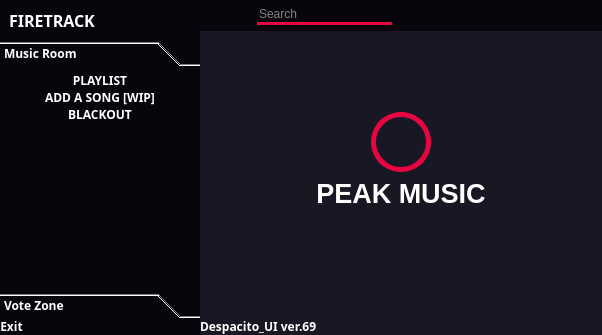
<?xml version="1.0" encoding="UTF-8"?>
<ui version="4.0">
 <class>MainWindow</class>
 <widget class="QMainWindow" name="MainWindow">
  <property name="geometry">
   <rect>
    <x>0</x>
    <y>0</y>
    <width>602</width>
    <height>335</height>
   </rect>
  </property>
  <property name="windowTitle">
   <string>MainWindow</string>
  </property>
  <property name="styleSheet">
   <string notr="true">*{
	border: none;
}</string>
  </property>
  <widget class="QWidget" name="centralwidget">
   <property name="styleSheet">
    <string notr="true">background-color: rgb(24, 24, 36);</string>
   </property>
   <layout class="QHBoxLayout" name="horizontalLayout">
    <property name="spacing">
     <number>0</number>
    </property>
    <property name="leftMargin">
     <number>0</number>
    </property>
    <property name="topMargin">
     <number>0</number>
    </property>
    <property name="rightMargin">
     <number>0</number>
    </property>
    <property name="bottomMargin">
     <number>0</number>
    </property>
    <item>
     <widget class="QFrame" name="slide_menu_container">
      <property name="minimumSize">
       <size>
        <width>200</width>
        <height>0</height>
       </size>
      </property>
      <property name="maximumSize">
       <size>
        <width>0</width>
        <height>16777215</height>
       </size>
      </property>
      <property name="styleSheet">
       <string notr="true">background-color: rgb(9, 5, 13);</string>
      </property>
      <property name="frameShape">
       <enum>QFrame::StyledPanel</enum>
      </property>
      <property name="frameShadow">
       <enum>QFrame::Raised</enum>
      </property>
      <layout class="QVBoxLayout" name="verticalLayout_2">
       <property name="spacing">
        <number>0</number>
       </property>
       <property name="leftMargin">
        <number>0</number>
       </property>
       <property name="topMargin">
        <number>0</number>
       </property>
       <property name="rightMargin">
        <number>0</number>
       </property>
       <property name="bottomMargin">
        <number>0</number>
       </property>
       <item>
        <widget class="QFrame" name="slide_menu">
         <property name="minimumSize">
          <size>
           <width>196</width>
           <height>0</height>
          </size>
         </property>
         <property name="frameShape">
          <enum>QFrame::StyledPanel</enum>
         </property>
         <property name="frameShadow">
          <enum>QFrame::Raised</enum>
         </property>
         <layout class="QVBoxLayout" name="verticalLayout_5">
          <property name="spacing">
           <number>0</number>
          </property>
          <property name="leftMargin">
           <number>0</number>
          </property>
          <property name="topMargin">
           <number>0</number>
          </property>
          <property name="rightMargin">
           <number>0</number>
          </property>
          <property name="bottomMargin">
           <number>0</number>
          </property>
          <item alignment="Qt::AlignTop">
           <widget class="QFrame" name="frame_7">
            <property name="frameShape">
             <enum>QFrame::StyledPanel</enum>
            </property>
            <property name="frameShadow">
             <enum>QFrame::Raised</enum>
            </property>
            <layout class="QHBoxLayout" name="horizontalLayout_8">
             <item alignment="Qt::AlignLeft|Qt::AlignTop">
              <widget class="QLabel" name="label_2">
               <property name="font">
                <font>
                 <family>Noto Sans Black</family>
                 <pointsize>12</pointsize>
                 <weight>75</weight>
                 <bold>true</bold>
                </font>
               </property>
               <property name="styleSheet">
                <string notr="true">color: rgb(255, 255, 255);</string>
               </property>
               <property name="text">
                <string>FIRETRACK</string>
               </property>
              </widget>
             </item>
             <item alignment="Qt::AlignLeft|Qt::AlignTop">
              <widget class="QLabel" name="label_3">
               <property name="text">
                <string/>
               </property>
               <property name="pixmap">
                <pixmap resource="icons.qrc">:/icons/icons/activity.svg</pixmap>
               </property>
              </widget>
             </item>
            </layout>
           </widget>
          </item>
          <item>
           <widget class="QFrame" name="frame_8">
            <property name="sizePolicy">
             <sizepolicy hsizetype="Preferred" vsizetype="Expanding">
              <horstretch>0</horstretch>
              <verstretch>0</verstretch>
             </sizepolicy>
            </property>
            <property name="styleSheet">
             <string notr="true">color: rgb(255, 255, 255);</string>
            </property>
            <property name="frameShape">
             <enum>QFrame::StyledPanel</enum>
            </property>
            <property name="frameShadow">
             <enum>QFrame::Raised</enum>
            </property>
            <layout class="QVBoxLayout" name="verticalLayout_6">
             <property name="spacing">
              <number>0</number>
             </property>
             <property name="leftMargin">
              <number>0</number>
             </property>
             <property name="topMargin">
              <number>0</number>
             </property>
             <property name="rightMargin">
              <number>0</number>
             </property>
             <property name="bottomMargin">
              <number>0</number>
             </property>
             <item>
              <widget class="QToolBox" name="toolBox">
               <property name="font">
                <font>
                 <family>Noto Sans Black</family>
                 <weight>75</weight>
                 <bold>true</bold>
                </font>
               </property>
               <property name="styleSheet">
                <string notr="true">QToolBox{
	background-color: rgb(24, 24, 36);
	text-align: left;
}
QToolBox::tab {
    border-radius: 5px;	
	background-color: rgb(17, 16, 26);
	text-align: left;
}
color: rgb(255, 255, 255);</string>
               </property>
               <property name="currentIndex">
                <number>0</number>
               </property>
               <widget class="QWidget" name="page">
                <property name="geometry">
                 <rect>
                  <x>0</x>
                  <y>0</y>
                  <width>200</width>
                  <height>200</height>
                 </rect>
                </property>
                <attribute name="icon">
                 <iconset resource="icons.qrc">
                  <normaloff>:/icons/icons/chevron-down.svg</normaloff>:/icons/icons/chevron-down.svg</iconset>
                </attribute>
                <attribute name="label">
                 <string>Music Room</string>
                </attribute>
                <layout class="QVBoxLayout" name="verticalLayout_7">
                 <property name="spacing">
                  <number>0</number>
                 </property>
                 <property name="leftMargin">
                  <number>0</number>
                 </property>
                 <property name="topMargin">
                  <number>0</number>
                 </property>
                 <property name="rightMargin">
                  <number>0</number>
                 </property>
                 <property name="bottomMargin">
                  <number>0</number>
                 </property>
                 <item alignment="Qt::AlignTop">
                  <widget class="QFrame" name="frame_10">
                   <property name="frameShape">
                    <enum>QFrame::StyledPanel</enum>
                   </property>
                   <property name="frameShadow">
                    <enum>QFrame::Raised</enum>
                   </property>
                   <layout class="QVBoxLayout" name="verticalLayout_8">
                    <property name="spacing">
                     <number>0</number>
                    </property>
                    <property name="leftMargin">
                     <number>0</number>
                    </property>
                    <property name="topMargin">
                     <number>0</number>
                    </property>
                    <property name="rightMargin">
                     <number>0</number>
                    </property>
                    <property name="bottomMargin">
                     <number>0</number>
                    </property>
                    <item>
                     <widget class="QPushButton" name="pushButton_10">
                      <property name="font">
                       <font>
                        <family>Noto Sans SemiBold</family>
                        <weight>75</weight>
                        <bold>true</bold>
                       </font>
                      </property>
                      <property name="text">
                       <string>PLAYLIST</string>
                      </property>
                      <property name="icon">
                       <iconset resource="icons.qrc">
                        <normaloff>:/icons/icons/volume-2.svg</normaloff>:/icons/icons/volume-2.svg</iconset>
                      </property>
                      <property name="iconSize">
                       <size>
                        <width>16</width>
                        <height>16</height>
                       </size>
                      </property>
                     </widget>
                    </item>
                    <item>
                     <widget class="QPushButton" name="pushButton_11">
                      <property name="font">
                       <font>
                        <family>Noto Sans SemiBold</family>
                        <weight>75</weight>
                        <bold>true</bold>
                       </font>
                      </property>
                      <property name="text">
                       <string>ADD A SONG [WIP]</string>
                      </property>
                      <property name="icon">
                       <iconset resource="icons.qrc">
                        <normaloff>:/icons/icons/inbox.svg</normaloff>:/icons/icons/inbox.svg</iconset>
                      </property>
                     </widget>
                    </item>
                    <item>
                     <widget class="QPushButton" name="pushButton_12">
                      <property name="font">
                       <font>
                        <family>Noto Sans SemiBold</family>
                        <weight>75</weight>
                        <bold>true</bold>
                       </font>
                      </property>
                      <property name="text">
                       <string>BLACKOUT</string>
                      </property>
                      <property name="icon">
                       <iconset resource="icons.qrc">
                        <normaloff>:/icons/icons/key.svg</normaloff>:/icons/icons/key.svg</iconset>
                      </property>
                     </widget>
                    </item>
                   </layout>
                  </widget>
                 </item>
                </layout>
               </widget>
               <widget class="QWidget" name="page_2">
                <property name="geometry">
                 <rect>
                  <x>0</x>
                  <y>0</y>
                  <width>200</width>
                  <height>200</height>
                 </rect>
                </property>
                <attribute name="icon">
                 <iconset resource="icons.qrc">
                  <normaloff>:/icons/icons/chevron-down.svg</normaloff>:/icons/icons/chevron-down.svg</iconset>
                </attribute>
                <attribute name="label">
                 <string>Vote Zone</string>
                </attribute>
                <layout class="QVBoxLayout" name="verticalLayout_9">
                 <property name="spacing">
                  <number>0</number>
                 </property>
                 <property name="leftMargin">
                  <number>0</number>
                 </property>
                 <property name="topMargin">
                  <number>0</number>
                 </property>
                 <property name="rightMargin">
                  <number>0</number>
                 </property>
                 <property name="bottomMargin">
                  <number>0</number>
                 </property>
                 <item alignment="Qt::AlignTop">
                  <widget class="QFrame" name="frame_11">
                   <property name="frameShape">
                    <enum>QFrame::StyledPanel</enum>
                   </property>
                   <property name="frameShadow">
                    <enum>QFrame::Raised</enum>
                   </property>
                   <layout class="QVBoxLayout" name="verticalLayout_10">
                    <property name="spacing">
                     <number>0</number>
                    </property>
                    <property name="leftMargin">
                     <number>0</number>
                    </property>
                    <property name="topMargin">
                     <number>0</number>
                    </property>
                    <property name="rightMargin">
                     <number>0</number>
                    </property>
                    <property name="bottomMargin">
                     <number>0</number>
                    </property>
                    <item>
                     <widget class="QPushButton" name="pushButton_13">
                      <property name="font">
                       <font>
                        <family>Noto Sans SemiBold</family>
                        <weight>75</weight>
                        <bold>true</bold>
                       </font>
                      </property>
                      <property name="text">
                       <string>VOTE VIEWER</string>
                      </property>
                      <property name="icon">
                       <iconset resource="icons.qrc">
                        <normaloff>:/icons/icons/printer.svg</normaloff>:/icons/icons/printer.svg</iconset>
                      </property>
                     </widget>
                    </item>
                    <item>
                     <widget class="QPushButton" name="pushButton_14">
                      <property name="font">
                       <font>
                        <family>Noto Sans SemiBold</family>
                        <weight>75</weight>
                        <bold>true</bold>
                       </font>
                      </property>
                      <property name="text">
                       <string>VOTE LAUNCHER</string>
                      </property>
                      <property name="icon">
                       <iconset resource="icons.qrc">
                        <normaloff>:/icons/icons/phone-incoming.svg</normaloff>:/icons/icons/phone-incoming.svg</iconset>
                      </property>
                     </widget>
                    </item>
                   </layout>
                  </widget>
                 </item>
                 <item alignment="Qt::AlignTop">
                  <widget class="QLabel" name="label_4">
                   <property name="font">
                    <font>
                     <family>Noto Sans ExtraBold</family>
                     <weight>75</weight>
                     <bold>true</bold>
                    </font>
                   </property>
                   <property name="text">
                    <string>More features later                                -M-L</string>
                   </property>
                   <property name="wordWrap">
                    <bool>true</bool>
                   </property>
                  </widget>
                 </item>
                </layout>
               </widget>
              </widget>
             </item>
            </layout>
           </widget>
          </item>
          <item alignment="Qt::AlignBottom">
           <widget class="QFrame" name="frame_9">
            <property name="font">
             <font>
              <family>Noto Sans Black</family>
              <weight>75</weight>
              <bold>true</bold>
             </font>
            </property>
            <property name="styleSheet">
             <string notr="true">color: rgb(255, 255, 255);</string>
            </property>
            <property name="frameShape">
             <enum>QFrame::StyledPanel</enum>
            </property>
            <property name="frameShadow">
             <enum>QFrame::Raised</enum>
            </property>
            <layout class="QHBoxLayout" name="horizontalLayout_9">
             <property name="spacing">
              <number>0</number>
             </property>
             <property name="leftMargin">
              <number>0</number>
             </property>
             <property name="topMargin">
              <number>0</number>
             </property>
             <property name="rightMargin">
              <number>0</number>
             </property>
             <property name="bottomMargin">
              <number>0</number>
             </property>
             <item alignment="Qt::AlignLeft|Qt::AlignBottom">
              <widget class="QPushButton" name="exit_button">
               <property name="font">
                <font>
                 <family>Noto Sans Black</family>
                 <weight>75</weight>
                 <bold>true</bold>
                </font>
               </property>
               <property name="text">
                <string>Exit</string>
               </property>
               <property name="icon">
                <iconset resource="icons.qrc">
                 <normaloff>:/icons/icons/log-out.svg</normaloff>:/icons/icons/log-out.svg</iconset>
               </property>
               <property name="iconSize">
                <size>
                 <width>16</width>
                 <height>16</height>
                </size>
               </property>
              </widget>
             </item>
            </layout>
           </widget>
          </item>
         </layout>
        </widget>
       </item>
      </layout>
     </widget>
    </item>
    <item>
     <widget class="QFrame" name="main_body">
      <property name="frameShape">
       <enum>QFrame::StyledPanel</enum>
      </property>
      <property name="frameShadow">
       <enum>QFrame::Raised</enum>
      </property>
      <layout class="QVBoxLayout" name="verticalLayout">
       <property name="spacing">
        <number>0</number>
       </property>
       <property name="leftMargin">
        <number>0</number>
       </property>
       <property name="topMargin">
        <number>0</number>
       </property>
       <property name="rightMargin">
        <number>0</number>
       </property>
       <property name="bottomMargin">
        <number>0</number>
       </property>
       <item alignment="Qt::AlignTop">
        <widget class="QFrame" name="header_frame">
         <property name="styleSheet">
          <string notr="true">background-color: rgb(9, 5, 13);</string>
         </property>
         <property name="frameShape">
          <enum>QFrame::StyledPanel</enum>
         </property>
         <property name="frameShadow">
          <enum>QFrame::Raised</enum>
         </property>
         <layout class="QHBoxLayout" name="horizontalLayout_2">
          <property name="spacing">
           <number>6</number>
          </property>
          <property name="leftMargin">
           <number>6</number>
          </property>
          <property name="topMargin">
           <number>6</number>
          </property>
          <property name="rightMargin">
           <number>6</number>
          </property>
          <property name="bottomMargin">
           <number>6</number>
          </property>
          <item alignment="Qt::AlignLeft|Qt::AlignTop">
           <widget class="QFrame" name="frame_6">
            <property name="frameShape">
             <enum>QFrame::StyledPanel</enum>
            </property>
            <property name="frameShadow">
             <enum>QFrame::Raised</enum>
            </property>
            <layout class="QHBoxLayout" name="horizontalLayout_7">
             <property name="spacing">
              <number>0</number>
             </property>
             <property name="leftMargin">
              <number>0</number>
             </property>
             <property name="topMargin">
              <number>0</number>
             </property>
             <property name="rightMargin">
              <number>0</number>
             </property>
             <property name="bottomMargin">
              <number>0</number>
             </property>
             <item alignment="Qt::AlignLeft|Qt::AlignTop">
              <widget class="QPushButton" name="open_close_side_bar_btn">
               <property name="text">
                <string/>
               </property>
               <property name="icon">
                <iconset resource="icons.qrc">
                 <normaloff>:/icons/icons/align-left.svg</normaloff>:/icons/icons/align-left.svg</iconset>
               </property>
               <property name="iconSize">
                <size>
                 <width>32</width>
                 <height>32</height>
                </size>
               </property>
              </widget>
             </item>
            </layout>
           </widget>
          </item>
          <item alignment="Qt::AlignLeft|Qt::AlignTop">
           <widget class="QFrame" name="frame_3">
            <property name="frameShape">
             <enum>QFrame::StyledPanel</enum>
            </property>
            <property name="frameShadow">
             <enum>QFrame::Raised</enum>
            </property>
            <layout class="QHBoxLayout" name="horizontalLayout_6">
             <property name="spacing">
              <number>0</number>
             </property>
             <property name="leftMargin">
              <number>0</number>
             </property>
             <property name="topMargin">
              <number>0</number>
             </property>
             <property name="rightMargin">
              <number>0</number>
             </property>
             <property name="bottomMargin">
              <number>0</number>
             </property>
             <item alignment="Qt::AlignLeft">
              <widget class="QLineEdit" name="lineEdit">
               <property name="minimumSize">
                <size>
                 <width>135</width>
                 <height>0</height>
                </size>
               </property>
               <property name="styleSheet">
                <string notr="true">border-bottom: 3px solid rgb(230, 5, 64);
color: rgb(255, 255, 255);</string>
               </property>
               <property name="placeholderText">
                <string>Search</string>
               </property>
              </widget>
             </item>
             <item alignment="Qt::AlignLeft">
              <widget class="QPushButton" name="pushButton_6">
               <property name="text">
                <string/>
               </property>
               <property name="icon">
                <iconset resource="icons.qrc">
                 <normaloff>:/icons/icons/search.svg</normaloff>:/icons/icons/search.svg</iconset>
               </property>
              </widget>
             </item>
            </layout>
           </widget>
          </item>
          <item alignment="Qt::AlignHCenter|Qt::AlignTop">
           <widget class="QFrame" name="frame_2">
            <property name="frameShape">
             <enum>QFrame::StyledPanel</enum>
            </property>
            <property name="frameShadow">
             <enum>QFrame::Raised</enum>
            </property>
            <layout class="QHBoxLayout" name="horizontalLayout_5">
             <property name="spacing">
              <number>0</number>
             </property>
             <property name="leftMargin">
              <number>0</number>
             </property>
             <property name="topMargin">
              <number>0</number>
             </property>
             <property name="rightMargin">
              <number>0</number>
             </property>
             <property name="bottomMargin">
              <number>0</number>
             </property>
             <item>
              <widget class="QPushButton" name="pushButton_5">
               <property name="text">
                <string/>
               </property>
               <property name="icon">
                <iconset resource="icons.qrc">
                 <normaloff>:/icons/icons/user.svg</normaloff>:/icons/icons/user.svg</iconset>
               </property>
              </widget>
             </item>
             <item>
              <widget class="QPushButton" name="pushButton_4">
               <property name="text">
                <string/>
               </property>
               <property name="icon">
                <iconset resource="icons.qrc">
                 <normaloff>:/icons/icons/bell.svg</normaloff>:/icons/icons/bell.svg</iconset>
               </property>
              </widget>
             </item>
            </layout>
           </widget>
          </item>
          <item alignment="Qt::AlignRight|Qt::AlignTop">
           <widget class="QFrame" name="frame">
            <property name="frameShape">
             <enum>QFrame::StyledPanel</enum>
            </property>
            <property name="frameShadow">
             <enum>QFrame::Raised</enum>
            </property>
            <layout class="QHBoxLayout" name="horizontalLayout_4">
             <property name="spacing">
              <number>0</number>
             </property>
             <property name="leftMargin">
              <number>0</number>
             </property>
             <property name="topMargin">
              <number>0</number>
             </property>
             <property name="rightMargin">
              <number>0</number>
             </property>
             <property name="bottomMargin">
              <number>0</number>
             </property>
             <item>
              <widget class="QPushButton" name="minimize_window_button">
               <property name="text">
                <string/>
               </property>
               <property name="icon">
                <iconset resource="icons.qrc">
                 <normaloff>:/icons/icons/arrow-down-left.svg</normaloff>:/icons/icons/arrow-down-left.svg</iconset>
               </property>
              </widget>
             </item>
             <item>
              <widget class="QPushButton" name="restore_window_button">
               <property name="text">
                <string/>
               </property>
               <property name="icon">
                <iconset resource="icons.qrc">
                 <normaloff>:/icons/icons/maximize-2.svg</normaloff>:/icons/icons/maximize-2.svg</iconset>
               </property>
              </widget>
             </item>
             <item>
              <widget class="QPushButton" name="close_window_button">
               <property name="text">
                <string/>
               </property>
               <property name="icon">
                <iconset resource="icons.qrc">
                 <normaloff>:/icons/icons/x.svg</normaloff>:/icons/icons/x.svg</iconset>
               </property>
              </widget>
             </item>
            </layout>
           </widget>
          </item>
         </layout>
        </widget>
       </item>
       <item>
        <widget class="QFrame" name="main_body_contents">
         <property name="sizePolicy">
          <sizepolicy hsizetype="Preferred" vsizetype="Expanding">
           <horstretch>0</horstretch>
           <verstretch>0</verstretch>
          </sizepolicy>
         </property>
         <property name="frameShape">
          <enum>QFrame::StyledPanel</enum>
         </property>
         <property name="frameShadow">
          <enum>QFrame::Raised</enum>
         </property>
         <layout class="QVBoxLayout" name="verticalLayout_11">
          <item alignment="Qt::AlignHCenter|Qt::AlignBottom">
           <widget class="QLabel" name="label_5">
            <property name="minimumSize">
             <size>
              <width>60</width>
              <height>60</height>
             </size>
            </property>
            <property name="maximumSize">
             <size>
              <width>60</width>
              <height>60</height>
             </size>
            </property>
            <property name="styleSheet">
             <string notr="true">border: 5px solid rgb(230, 5, 64);
border-radius: 30px;</string>
            </property>
            <property name="text">
             <string/>
            </property>
            <property name="pixmap">
             <pixmap resource="icons.qrc">:/icons/icons/headphones.svg</pixmap>
            </property>
            <property name="alignment">
             <set>Qt::AlignCenter</set>
            </property>
           </widget>
          </item>
          <item alignment="Qt::AlignHCenter|Qt::AlignTop">
           <widget class="QLabel" name="label_6">
            <property name="font">
             <font>
              <pointsize>20</pointsize>
              <weight>75</weight>
              <bold>true</bold>
             </font>
            </property>
            <property name="styleSheet">
             <string notr="true">color: rgb(255, 255, 255);</string>
            </property>
            <property name="text">
             <string>PEAK MUSIC</string>
            </property>
            <property name="alignment">
             <set>Qt::AlignCenter</set>
            </property>
           </widget>
          </item>
         </layout>
        </widget>
       </item>
       <item alignment="Qt::AlignBottom">
        <widget class="QFrame" name="footer">
         <property name="frameShape">
          <enum>QFrame::StyledPanel</enum>
         </property>
         <property name="frameShadow">
          <enum>QFrame::Raised</enum>
         </property>
         <layout class="QHBoxLayout" name="horizontalLayout_3">
          <property name="spacing">
           <number>0</number>
          </property>
          <property name="leftMargin">
           <number>0</number>
          </property>
          <property name="topMargin">
           <number>0</number>
          </property>
          <property name="rightMargin">
           <number>0</number>
          </property>
          <property name="bottomMargin">
           <number>0</number>
          </property>
          <item>
           <widget class="QFrame" name="frame_4">
            <property name="styleSheet">
             <string notr="true">color: rgb(255, 255, 255);</string>
            </property>
            <property name="frameShape">
             <enum>QFrame::StyledPanel</enum>
            </property>
            <property name="frameShadow">
             <enum>QFrame::Raised</enum>
            </property>
            <layout class="QVBoxLayout" name="verticalLayout_4">
             <property name="spacing">
              <number>0</number>
             </property>
             <property name="leftMargin">
              <number>0</number>
             </property>
             <property name="topMargin">
              <number>0</number>
             </property>
             <property name="rightMargin">
              <number>0</number>
             </property>
             <property name="bottomMargin">
              <number>0</number>
             </property>
             <item alignment="Qt::AlignBottom">
              <widget class="QLabel" name="label">
               <property name="font">
                <font>
                 <family>Noto Sans ExtraBold</family>
                 <weight>75</weight>
                 <bold>true</bold>
                </font>
               </property>
               <property name="text">
                <string>Despacito_UI ver.69</string>
               </property>
              </widget>
             </item>
            </layout>
           </widget>
          </item>
          <item>
           <widget class="QFrame" name="frame_5">
            <property name="frameShape">
             <enum>QFrame::StyledPanel</enum>
            </property>
            <property name="frameShadow">
             <enum>QFrame::Raised</enum>
            </property>
            <layout class="QVBoxLayout" name="verticalLayout_3">
             <property name="spacing">
              <number>0</number>
             </property>
             <property name="leftMargin">
              <number>0</number>
             </property>
             <property name="topMargin">
              <number>0</number>
             </property>
             <property name="rightMargin">
              <number>0</number>
             </property>
             <property name="bottomMargin">
              <number>0</number>
             </property>
             <item alignment="Qt::AlignBottom">
              <widget class="QPushButton" name="pushButton_7">
               <property name="text">
                <string/>
               </property>
               <property name="icon">
                <iconset resource="icons.qrc">
                 <normaloff>:/icons/icons/box.svg</normaloff>:/icons/icons/box.svg</iconset>
               </property>
              </widget>
             </item>
            </layout>
           </widget>
          </item>
          <item alignment="Qt::AlignRight|Qt::AlignBottom">
           <widget class="QFrame" name="size_grip">
            <property name="minimumSize">
             <size>
              <width>10</width>
              <height>10</height>
             </size>
            </property>
            <property name="maximumSize">
             <size>
              <width>10</width>
              <height>10</height>
             </size>
            </property>
            <property name="frameShape">
             <enum>QFrame::StyledPanel</enum>
            </property>
            <property name="frameShadow">
             <enum>QFrame::Raised</enum>
            </property>
           </widget>
          </item>
         </layout>
        </widget>
       </item>
      </layout>
     </widget>
    </item>
   </layout>
  </widget>
 </widget>
 <resources>
  <include location="icons.qrc"/>
 </resources>
 <connections/>
</ui>
